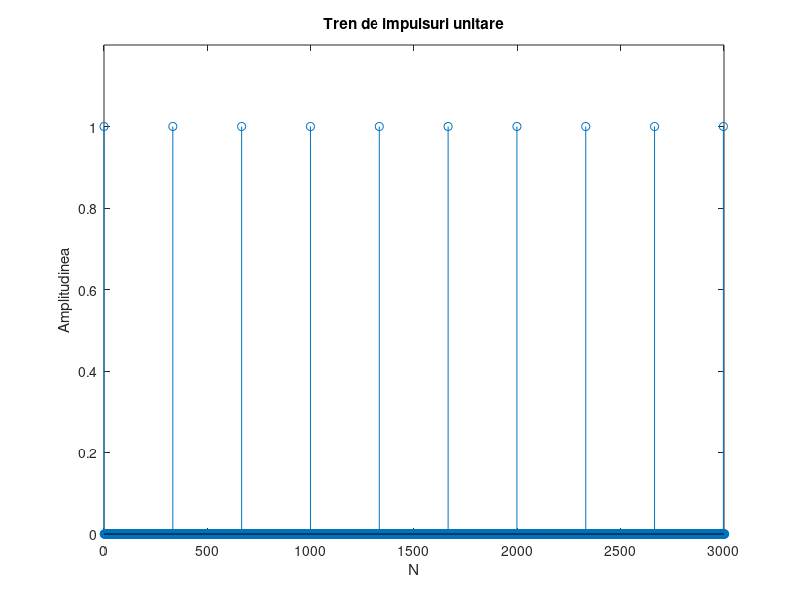

This chart was generated by the following MATLAB code:
P=333; M=50;
d=[1;zeros(P-1,1)];
y=d*ones(1,M);
tren=y(:);
n=0:M*P-1;
stem(n,tren);
xlabel('N');
ylabel('Amplitudinea');
title('Tren de impulsuri unitare');
axis([-0 3000 0 1.2])